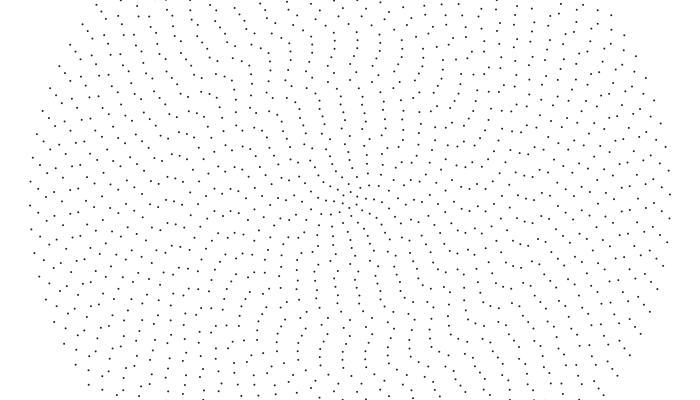
Frame 1 (no input)
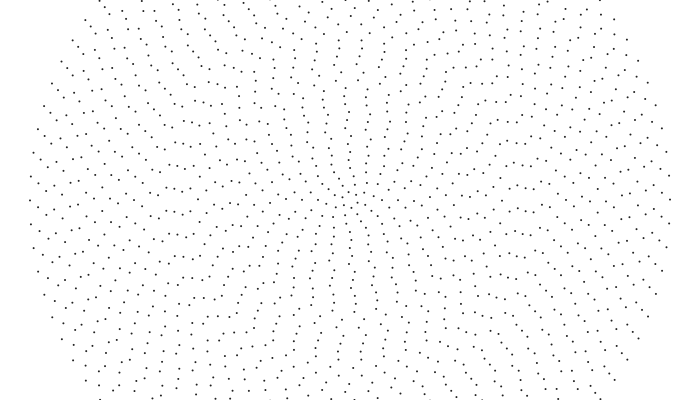
Frame 60 (the mouse pressed at the canvas centre just before this capture)
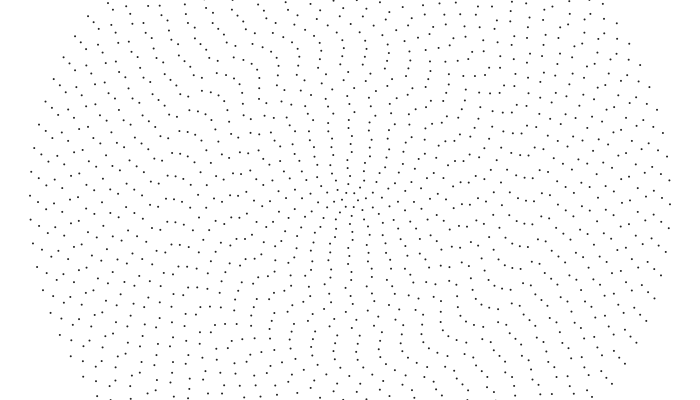
Frame 120 (the mouse held since frame 60 and released just before this capture)

The Processing sketch that drew these frames (run headless with seeded random() and noise(); from frame 60 on, the mouse is pressed at the canvas centre):

// Processing sketch: DotSpin
// ── DotSpin.pde
Spinner[] spinners;

void setup() {
  size(700, 400);
  smooth();
  fill(33);
  noStroke();

  spinners = new Spinner[40];

  for (int i = 0; i < spinners.length; i++) {
    int count = 6 + i * 2;
    float r = i * 8 + 8;
    float vel = spinners.length / (i + 1) * 0.001;

    spinners[i] = new Spinner(count, r, vel);
  }
}

void draw() {
  background(255);

  for(Spinner s: spinners) {
    s.update();
    s.display();
  }
}

// ── Spinner.pde
class Spinner {
  PVector[] dots;
  PVector loc;
  float r;
  float vel;
  float angle;
  float sectionLength;

  Spinner(int _dotCount, float _r, float _vel) {
    r = _r;
    vel = _vel;
    angle = random(0, TWO_PI);
    dots = new PVector[_dotCount];
    for (int i = 0; i < dots.length; i++) {
      dots[i] = new PVector(0,0);
    }
    loc = new PVector(width/2, height/2);

    sectionLength = TWO_PI / dots.length;
  }

  void update() {
    angle += vel;

    for (int i = 0; i < dots.length; i++) {
      dots[i].x = r * sin(angle + sectionLength * i) + loc.x;
      dots[i].y = r * cos(angle + sectionLength * i) + loc.y;
    }
  }

  void display() {
    for(PVector d: dots) {
      ellipse(d.x, d.y, 2, 2);
    }
  }
}
